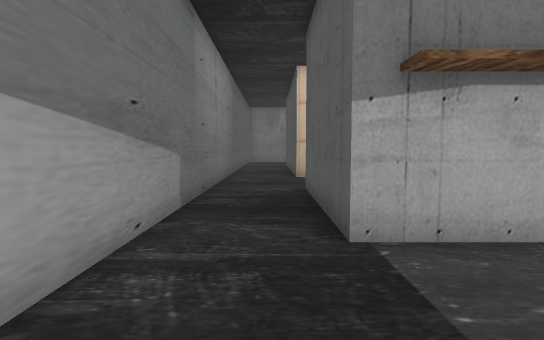
view 1 (above)

18 first-person views from a walk through a Unity game level. The camera is 1.2 m above the floor, tilts 4° down and sees 80° across. The floor is counted in squares, 1 m on a side. Each view is taken from the middle of a square. On the plan, view 1 faces up. The plan holds only what a view shows up to about 14 squares ahead; the rest is blank. The place goes on beyond the plan. The player character is not drawn. Some animated figures are left out. Door leaves are left out, so doorways stand open. Some surface patterns are stand-ins.

view 2
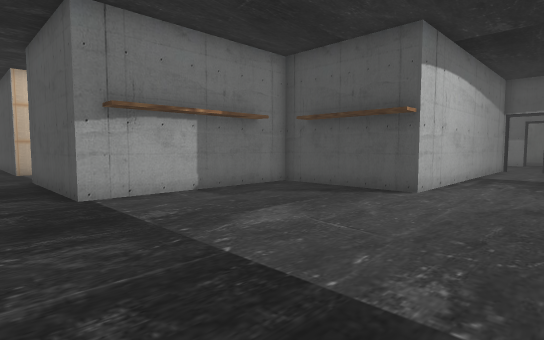

view 3
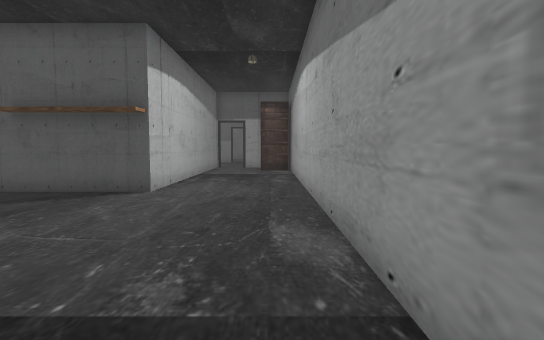

view 4
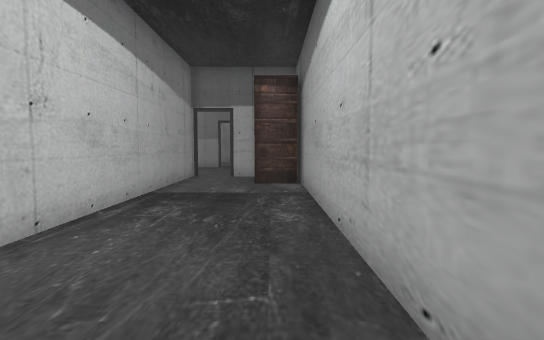

view 5
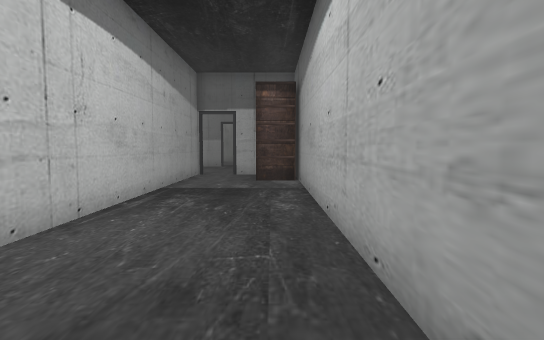

view 6
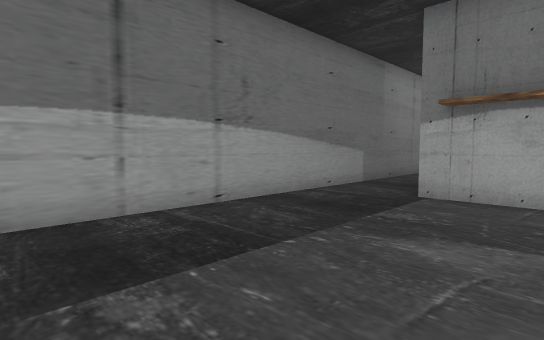

view 7
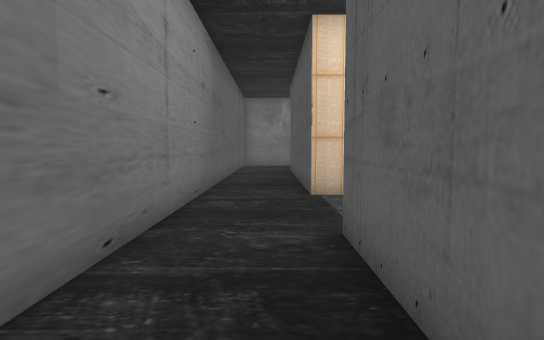

view 8
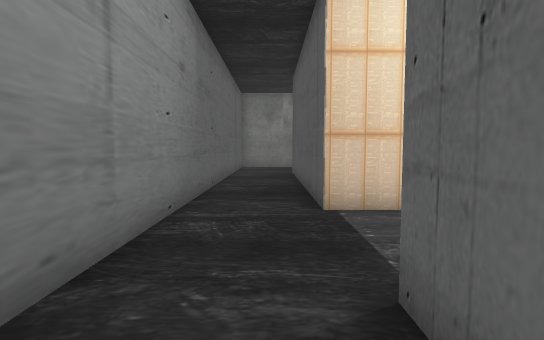

view 9
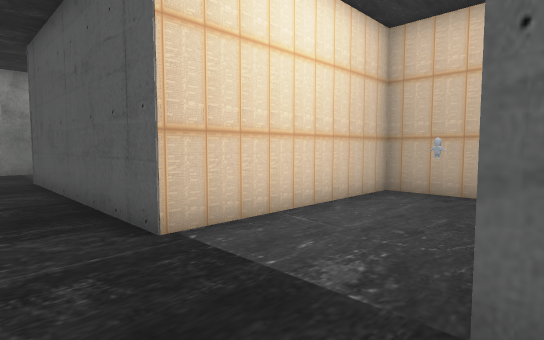

view 10
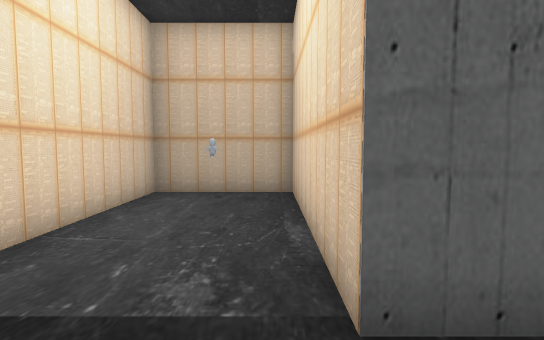

view 11
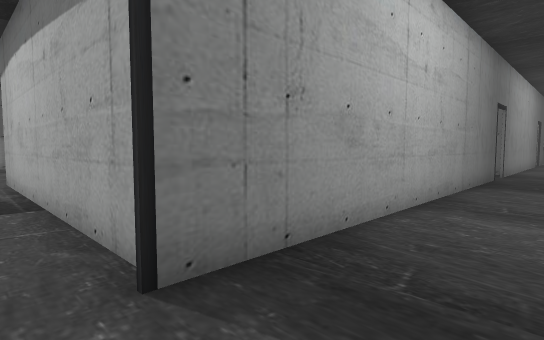

view 12
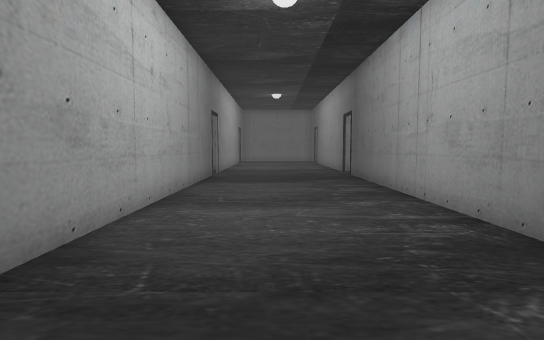

view 13
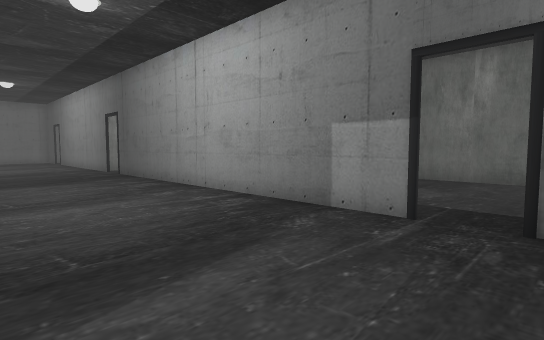

view 14
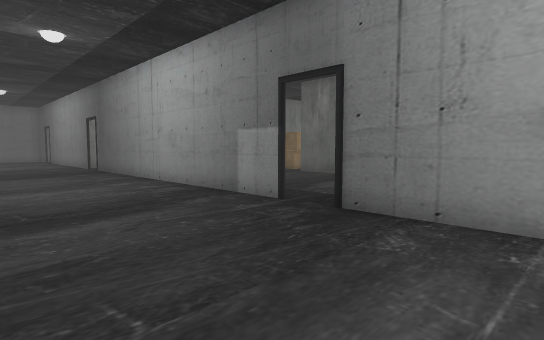

view 15
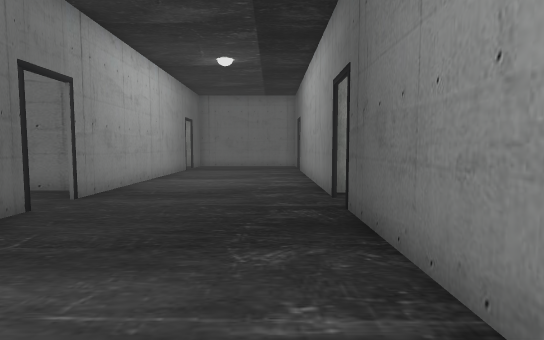

view 16
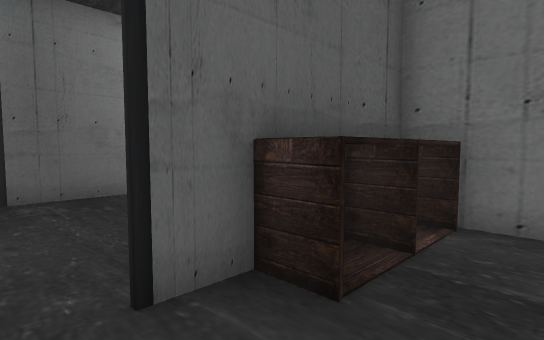

view 17
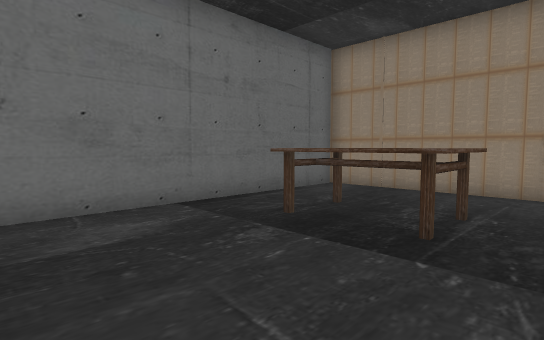

view 18
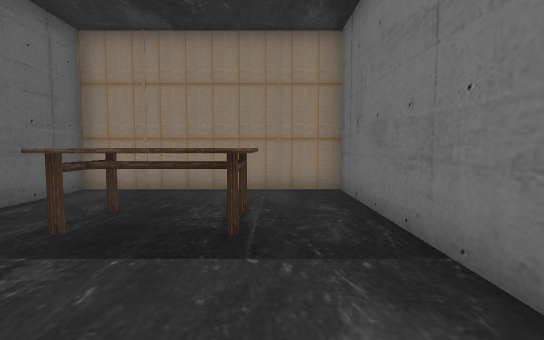

### Floor plan
Points are (right, up) in squares from view 1. A wall is a line through its corners. A room is listed if a view was taken in it or the views show most of it. See-through windows are left out.
Room 1 (views 1, 2, 3, 4, 5, 6, 7, 8, 9, 10)
walls: (0.1, -5) (16.5, -5); (1, 13.2) (1, 20.5); (15.7, -4.9) (15.7, -3.4); (18.2, -0.7) (7.7, -0.7) (7.7, 4) (1, 4) (1, 9.4); (18.3, -3.4) (18.3, -2.2); (-1.8, 20.5) (-1.8, -3.6)
ways out: opening at (19, -1.5) to room 2; open door at (1, 11.5) to room 4
Room 2 (views 11, 12, 13, 14, 15)
walls: (18.4, 7.5) (18.4, -1); (18.4, 12.1) (18.4, 11.4); (24.5, 13.6) (24.5, 20); (24.5, -1) (24.5, 12.4); (24.5, -5.6) (24.5, -2.2); (18.4, 20) (18.4, 13.4)
ways out: opening at (19, -1.5) to room 1; opening at (18, 13) to room 3; open door at (17, 9.5) to room 3; opening at (24, -1.5); opening at (24, 13)
objects: cabinet (18, 8) to (18, 11)
Room 3 (views 16, 17, 18)
walls: (14.8, 15) (7.7, 15) (7.7, 7.6) (17.5, 7.6); (18.3, 11.5) (18.3, 12.1); (17.5, 15) (16.2, 15)
ways out: opening at (18, 13) to room 2; open door at (17, 9.5) to room 2
objects: table (11, 10) to (13, 12)
Room 4 (no view inside)
walls: (1, 9.4) (7.7, 9.4) (7.7, 13.2) (1, 13.2)
ways out: open door at (1, 11.5) to room 1
objects: other object (6, 11)

Where each view was taken, in squares from view 1:
view 1: 0 up, 0 right, facing up
view 2: 4 down, 1 left, facing up-right
view 3: 4 down, 1 left, facing right
view 4: 4 down, 5 right, facing right
view 5: 4 down, 4 right, facing right
view 6: 4 down, 4 right, facing up-left
view 7: 5 up, 0 right, facing up
view 8: 7 up, 0 right, facing up
view 9: 9 up, 1 left, facing up-right
view 10: 10 up, 1 left, facing right
view 11: 2 down, 21 right, facing up-left
view 12: 2 down, 21 right, facing up
view 13: 3 down, 19 right, facing up-right
view 14: 6 down, 19 right, facing up-right
view 15: 6 up, 23 right, facing up
view 16: 13 up, 16 right, facing down-right
view 17: 14 up, 17 right, facing down-left
view 18: 13 up, 17 right, facing left
